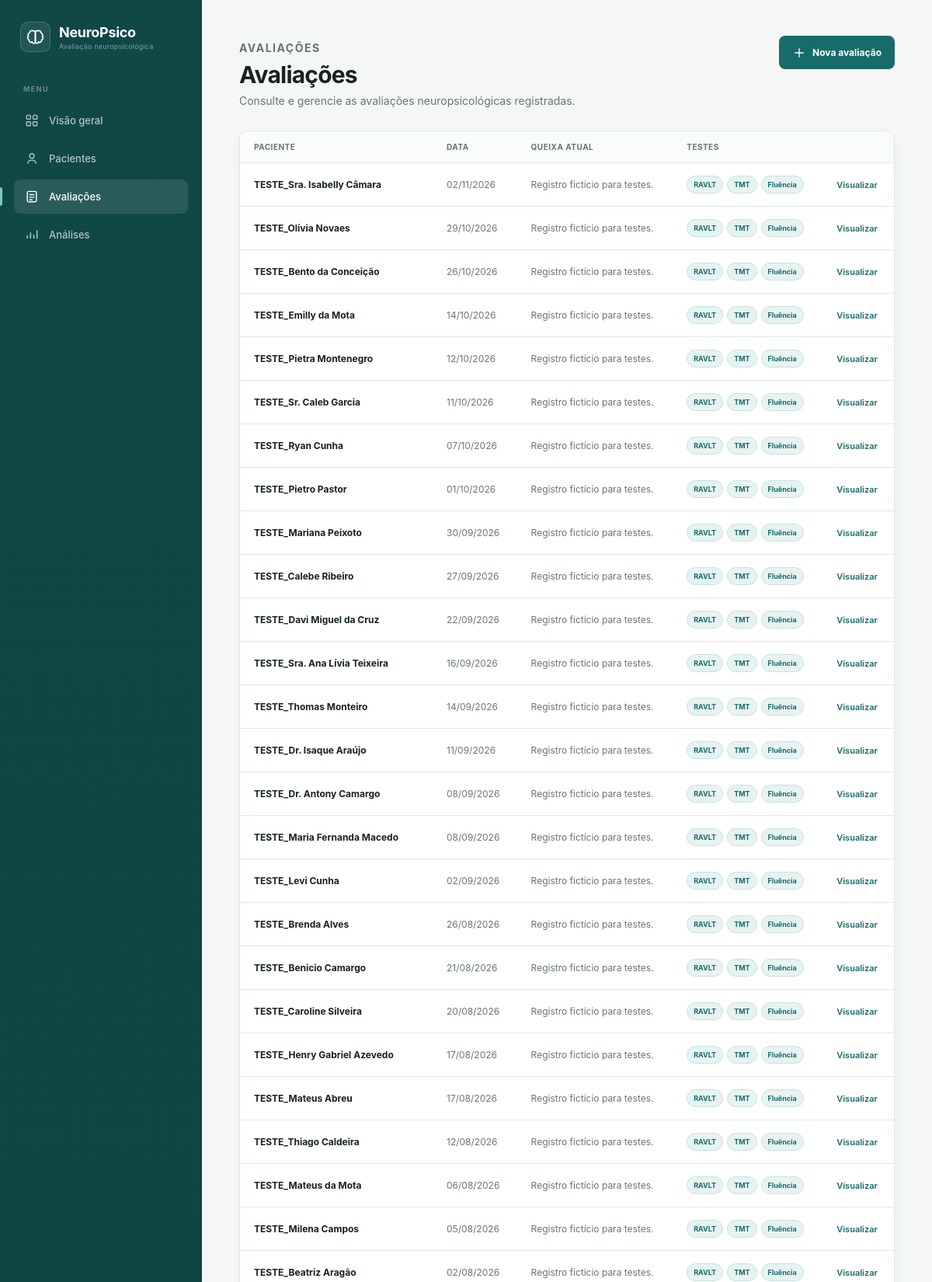
Page /avaliacoes/ (signed in, upper part) on the committed database.
### app/models/avaliacao.py (models this page shows, shortened)
class Avaliacao(db.Model):
    __tablename__ = "avaliacao"
    id = db.Column(db.Integer, primary_key=True)
    data = db.Column(db.Date, nullable=False)
    queixa_atual = db.Column(db.Text)
    horas_sono_anterior = db.Column(db.Float)
    observacao = db.Column(db.Text)
    profissional_id = db.Column(
        db.Integer,
        db.ForeignKey("profissional.id"),
        nullable=False
    )
    paciente_id = db.Column(
        db.Integer,
        db.ForeignKey("paciente.id"),
        nullable=False
    )
    profissional = db.relationship(
        "Profissional",
        back_populates="avaliacoes"
    )
    paciente = db.relationship(
        "Paciente",
        back_populates="avaliacoes"
    )
    ravlt = db.relationship(
        "RAVLT",
        back_populates="avaliacao",
        uselist=False,
        cascade="all, delete-orphan"
    )
    tmt = db.relationship(
        "TMT",
        back_populates="avaliacao",
        uselist=False,
        cascade="all, delete-orphan"
    )
    fluencia_verbal = db.relationship(
        "FluenciaVerbal",
        back_populates="avaliacao",
        uselist=False,
        cascade="all, delete-orphan"
    )

### app/models/paciente.py (models this page shows, shortened)
class Paciente(db.Model):
    __tablename__ = "paciente"
    id = db.Column(db.Integer, primary_key=True)
    nome = db.Column(db.String(150), nullable=False)
    data_nascimento = db.Column(db.Date, nullable=False)
    sexo = db.Column(db.String(30))
    estado_civil = db.Column(db.String(50))
    anos_estudo = db.Column(db.Integer)
    profissao = db.Column(db.String(100))
    ocupacao_atual = db.Column(db.String(100))
    avaliacoes = db.relationship(
        "Avaliacao",
        back_populates="paciente"
    )

### app/routes/avaliacoes.py (the view)
@avaliacoes_bp.route("/")
@login_required
def listar():
    avaliacoes = db.session.scalars(
        db.select(Avaliacao)
        .where(Avaliacao.profissional_id == current_user.id)
        .order_by(Avaliacao.data.desc())
    ).all()
    return render_template(
        "avaliacoes/listar.html",
        avaliacoes=avaliacoes
    )

### app/templates/avaliacoes/listar.html (shortened to what this page needs)
{% extends "base.html" %}
{% block content %}
<header class="page-header">
    <div>
        <p class="page-eyebrow">
            AVALIAÇÕES
        </p>
        <h1>Avaliações</h1>
        <p>
            Consulte e gerencie as avaliações neuropsicológicas registradas.
        </p>
    </div>
    <a
        href="{{ url_for('avaliacoes.nova') }}"
        class="button-primary"
    >
        <svg viewBox="0 0 24 24" fill="none">
            <path
                d="M12 5V19M5 12H19"
                stroke="currentColor"
                stroke-width="1.8"
                stroke-linecap="round"
            />
        </svg>
        Nova avaliação
    </a>
</header>
<section class="page-container">
    <div class="table-card">
        {% if avaliacoes %}
            <table class="data-table">
                <thead>
                    <tr>
                        <th>Paciente</th>
                        <th>Data</th>
                        <th>Queixa atual</th>
                        <th>Testes</th>
                        <th></th>
                    </tr>
                </thead>
                <tbody>
                    {% for avaliacao in avaliacoes %}
                        <tr>
                            <td class="patient-name">
                                {{ avaliacao.paciente.nome }}
                            </td>
                            <td class="table-muted">
                                {{ avaliacao.data.strftime('%d/%m/%Y') }}
                            </td>
                            <td class="table-muted">
                                {% if avaliacao.queixa_atual %}
                                    {{ avaliacao.queixa_atual[:60] }}
                                {% else %}
                                    —
                                {% endif %}
                            </td>
                            <td>
                                <div class="test-status-list">
                                    <span class="test-status {% if avaliacao.ravlt %}completed{% endif %}">
                                        RAVLT
                                    </span>
                                    <span class="test-status {% if avaliacao.tmt %}completed{% endif %}">
                                        TMT
                                    </span>
                                    <span class="test-status {% if avaliacao.fluencia_verbal %}completed{% endif %}">
                                        Fluência
                                    </span>
                                </div>
                            </td>
                            <td>
                                <a
                                    href="{{ url_for('avaliacoes.visualizar', avaliacao_id=avaliacao.id) }}"
                                    class="table-action"
                                >
                                    Visualizar
                                </a>
                            </td>
                        </tr>
                    {% endfor %}
                </tbody>
            </table>
        {% endif %}
    </div>
</section>
{% endblock %}

### app/static/css/app.css (style rules this page uses)
* { margin: 0; padding: 0; box-sizing: border-box; }
:root { --primary: #176b68; --primary-dark: #105653; --primary-light: #e7f3f2; --sidebar: #103f3e; --sidebar-hover: rgba(255, 255, 255, 0.07); --background: #f5f7f7; --surface: #ffffff; --text-primary: #172222; --text-secondary: #687574; --text-muted: #93a09f; --border: #e1e7e6; --shadow: 0 3px 12px rgba(21, 48, 47, 0.04); --sidebar-width: 260px; }
html, body { min-height: 100%; }
body { min-height: 100vh; font-family: Inter, -apple-system, BlinkMacSystemFont, "Segoe UI", sans-serif; background: var(--background); color: var(--text-primary); }
a { color: inherit; text-decoration: none; }
.page-eyebrow { margin-bottom: 8px; font-size: 10px; font-weight: 700; letter-spacing: 1.5px; color: var(--primary); }
.page-header { max-width: 1400px; display: flex; align-items: flex-start; justify-content: space-between; gap: 25px; margin: 0 auto 30px; }
.page-header h1 { font-size: 30px; font-weight: 650; letter-spacing: -0.8px; }
.page-header p { margin-top: 7px; font-size: 14px; color: var(--text-secondary); }
.page-container { max-width: 1400px; margin: 0 auto; }
.button-primary { min-height: 43px; display: inline-flex; align-items: center; justify-content: center; gap: 8px; padding: 0 17px; border: none; border-radius: 8px; cursor: pointer; background: var(--primary); color: white; font-family: inherit; font-size: 12px; font-weight: 650; transition: background-color 0.2s ease; }
.button-primary svg { width: 18px; height: 18px; }
.table-card { overflow: hidden; border: 1px solid var(--border); border-radius: 11px; background: var(--surface); box-shadow: var(--shadow); }
.data-table { width: 100%; border-collapse: collapse; }
.data-table th { padding: 14px 18px; border-bottom: 1px solid var(--border); background: #fafbfb; color: var(--text-secondary); font-size: 10px; font-weight: 700; text-align: left; text-transform: uppercase; letter-spacing: 0.5px; }
.data-table td { padding: 16px 18px; border-bottom: 1px solid var(--border); font-size: 12px; }
.patient-name { font-weight: 650; }
.table-muted { color: var(--text-secondary); }
.table-action { font-size: 11px; font-weight: 600; color: var(--primary); }
.test-status-list { display: flex; flex-wrap: wrap; gap: 5px; }
.test-status { display: inline-flex; align-items: center; min-height: 23px; padding: 0 8px; border: 1px solid var(--border); border-radius: 20px; background: #f7f9f9; color: var(--text-muted); font-size: 9px; font-weight: 650; }
.test-status.completed { border-color: #c7e2df; background: var(--primary-light); color: var(--primary); }

### rows in the picture
Avaliacao: paciente.nome "TESTE_Sra. Isabelly Câmara", data "02/11/2026", queixa_atual "Registro fictício para testes."
Avaliacao: paciente.nome "TESTE_Olívia Novaes", data "29/10/2026", queixa_atual "Registro fictício para testes."
Avaliacao: paciente.nome "TESTE_Bento da Conceição", data "26/10/2026", queixa_atual "Registro fictício para testes."
Avaliacao: paciente.nome "TESTE_Emilly da Mota", data "14/10/2026", queixa_atual "Registro fictício para testes."
Avaliacao: paciente.nome "TESTE_Pietra Montenegro", data "12/10/2026", queixa_atual "Registro fictício para testes."
Avaliacao: paciente.nome "TESTE_Sr. Caleb Garcia", data "11/10/2026", queixa_atual "Registro fictício para testes."
Avaliacao: paciente.nome "TESTE_Ryan Cunha", data "07/10/2026", queixa_atual "Registro fictício para testes."
Avaliacao: paciente.nome "TESTE_Pietro Pastor", data "01/10/2026", queixa_atual "Registro fictício para testes."
Avaliacao: paciente.nome "TESTE_Mariana Peixoto", data "30/09/2026", queixa_atual "Registro fictício para testes."
Avaliacao: paciente.nome "TESTE_Calebe Ribeiro", data "27/09/2026", queixa_atual "Registro fictício para testes."
Avaliacao: paciente.nome "TESTE_Davi Miguel da Cruz", data "22/09/2026", queixa_atual "Registro fictício para testes."
Avaliacao: paciente.nome "TESTE_Sra. Ana Lívia Teixeira", data "16/09/2026", queixa_atual "Registro fictício para testes."
Avaliacao: paciente.nome "TESTE_Thomas Monteiro", data "14/09/2026", queixa_atual "Registro fictício para testes."
Avaliacao: paciente.nome "TESTE_Dr. Isaque Araújo", data "11/09/2026", queixa_atual "Registro fictício para testes."
Avaliacao: paciente.nome "TESTE_Dr. Antony Camargo", data "08/09/2026", queixa_atual "Registro fictício para testes."
Avaliacao: paciente.nome "TESTE_Maria Fernanda Macedo", data "08/09/2026", queixa_atual "Registro fictício para testes."
Avaliacao: paciente.nome "TESTE_Levi Cunha", data "02/09/2026", queixa_atual "Registro fictício para testes."
Avaliacao: paciente.nome "TESTE_Brenda Alves", data "26/08/2026", queixa_atual "Registro fictício para testes."
Avaliacao: paciente.nome "TESTE_Benicio Camargo", data "21/08/2026", queixa_atual "Registro fictício para testes."
Avaliacao: paciente.nome "TESTE_Caroline Silveira", data "20/08/2026", queixa_atual "Registro fictício para testes."
Avaliacao: paciente.nome "TESTE_Henry Gabriel Azevedo", data "17/08/2026", queixa_atual "Registro fictício para testes."
Avaliacao: paciente.nome "TESTE_Mateus Abreu", data "17/08/2026", queixa_atual "Registro fictício para testes."
Avaliacao: paciente.nome "TESTE_Thiago Caldeira", data "12/08/2026", queixa_atual "Registro fictício para testes."
Avaliacao: paciente.nome "TESTE_Mateus da Mota", data "06/08/2026", queixa_atual "Registro fictício para testes."
Avaliacao: paciente.nome "TESTE_Milena Campos", data "05/08/2026", queixa_atual "Registro fictício para testes."
Avaliacao: paciente.nome "TESTE_Beatriz Aragão", data "02/08/2026", queixa_atual "Registro fictício para testes."
